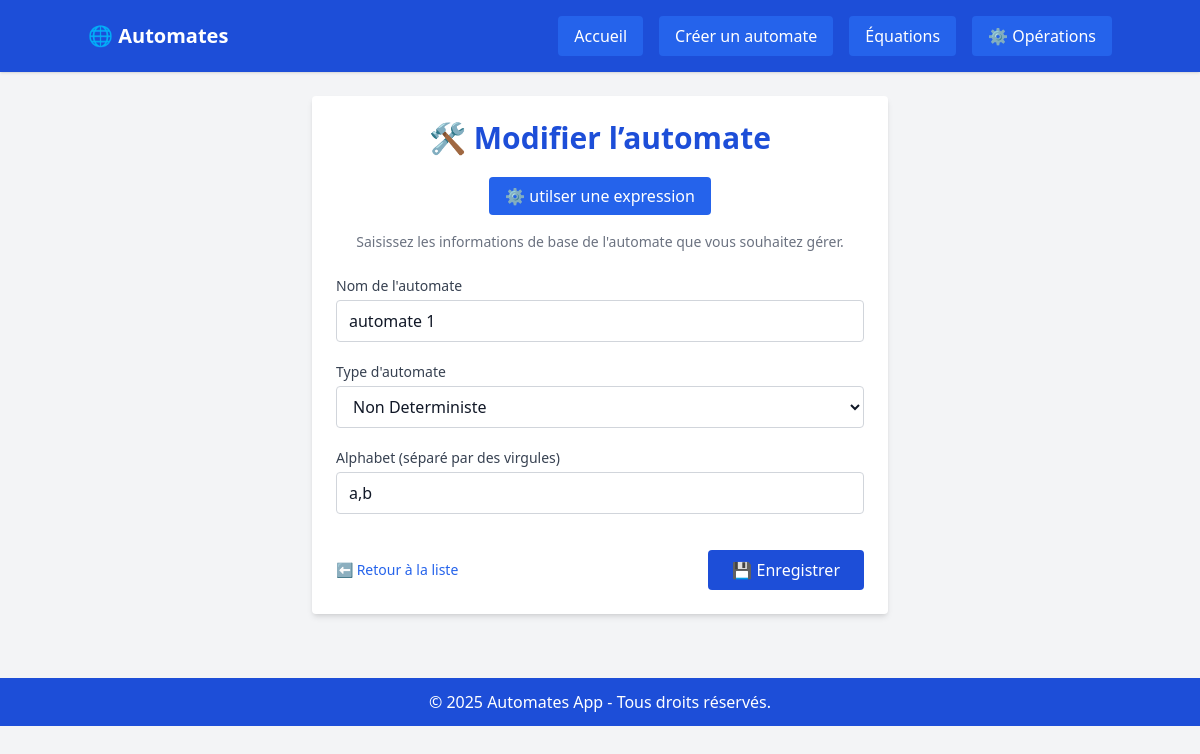
Screenshot of /automates/automate/2/modifier/ with the database file from the repository.
### Automates/models.py (models this page shows, shortened)
class Automate(models.Model):
    TYPE_CHOICES = [
        ('DFA', 'Deterministe'),
        ('NFA', 'Non Deterministe'),
        ('EFA', 'Epsilon-transitions'),
    ]
    nom = models.CharField(max_length=100)
    type = models.CharField(max_length=3, choices=TYPE_CHOICES, default='DFA')
    alphabet = models.CharField(max_length=100, help_text="Ex: a,b,c")

### Automates/views.py (the view)
# urls.py: path('automate/<int:automate_id>/modifier/', views.modifier_automate, name='modifier_automate'),
def modifier_automate(request, automate_id):
    automate = get_object_or_404(Automate, id=automate_id)
    if request.method == 'POST':
        form = AutomateForm(request.POST, instance=automate)
        if form.is_valid():
            form.save()
            messages.success(request, "Automate modifié avec succès !")
            return redirect('details_automate', automate_id=automate.id)
    else:
        form = AutomateForm(instance=automate)
    return render(request, 'automates/creer_automate.html', {'form': form, 'automate': automate})

### Automates/forms.py
class AutomateForm(forms.ModelForm):
    class Meta:
        model = Automate
        fields = ['nom', 'type', 'alphabet']

### Automates/templatetags/form_filters.py (called while the page is built)
@register.filter(name='add_class')
def add_class(field, css_class):
    return field.as_widget(attrs={"class": css_class})

### Automates/templates/automates/creer_automate.html (shortened to what this page needs)
{% extends 'automates/base.html' %}
{% load form_filters %}
{% block content %}
<div class="max-w-xl mx-auto bg-white p-6 rounded shadow-md space-y-6">
    <div class="text-center">
        <h2 class="text-3xl font-bold text-blue-700 mb-1">
            {% if automate %}🛠️ Modifier l’automate{% else %}➕ Créer un nouvel automate{% endif %}
        </h2><br>
        <a href="{% url 'generer_automate_expreg' %}" class="bg-blue-600 text-white px-4 py-2 rounded hover:bg-blue-700 transition"> ⚙️ utilser une expression </a>
        <br><br>
        <p class="text-sm text-gray-500">
            Saisissez les informations de base de l'automate que vous souhaitez gérer.
        </p>
    </div>
    <form method="post" class="space-y-5">
        <div>
            <label for="id_nom" class="block text-sm font-medium text-gray-700">Nom de l'automate</label>
            {{ form.nom|add_class:"mt-1 w-full border border-gray-300 rounded px-3 py-2" }}
        </div>
        <div>
            <label for="id_type" class="block text-sm font-medium text-gray-700">Type d'automate</label>
            {{ form.type|add_class:"mt-1 w-full border border-gray-300 rounded px-3 py-2 bg-white" }}
        </div>
        <div>
            <label for="id_alphabet" class="block text-sm font-medium text-gray-700">Alphabet (séparé par des virgules)</label>
            {{ form.alphabet|add_class:"mt-1 w-full border border-gray-300 rounded px-3 py-2" }}
        </div>
        <div class="pt-4 flex justify-between items-center">
            <a href="{% url 'liste_automates' %}" class="text-blue-600 hover:underline text-sm">⬅ Retour à la liste</a>
            <button type="submit" class="bg-blue-700 text-white px-6 py-2 rounded hover:bg-blue-800 transition">
                {% if automate %}💾 Enregistrer{% else %}➕ Créer{% endif %}
            </button>
        </div>
    </form>
</div>
{% endblock %}

### rows the page displays
Automate: nom "automate 1", type "Non Deterministe", alphabet "a,b"
